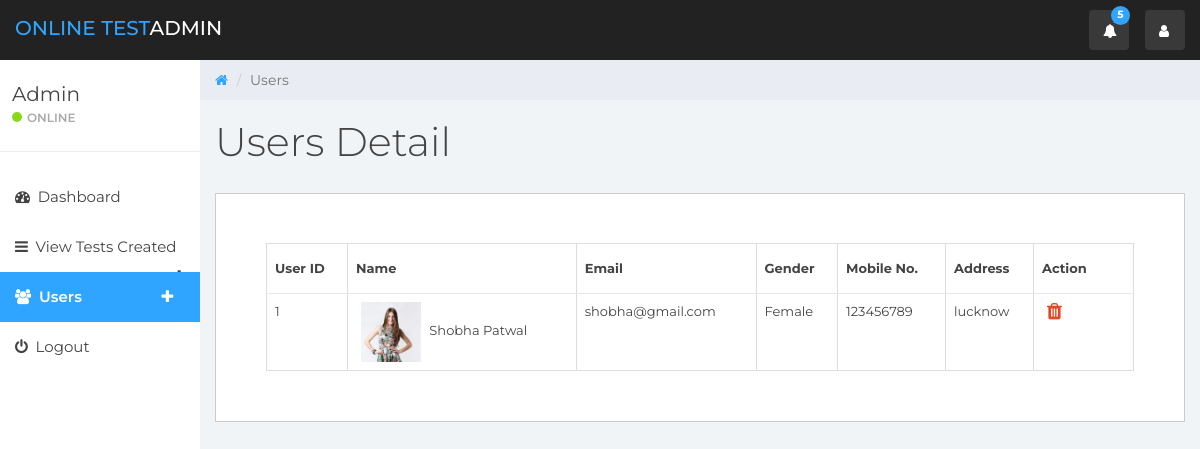
Page /admin/users.php (signed in) on the committed database.
### tables this page shows
CREATE TABLE `users` (
  `user_id` int(11) NOT NULL,
  `name` varchar(50) NOT NULL,
  `email` varchar(100) NOT NULL,
  `password` varchar(100) NOT NULL,
  `gender` varchar(6) NOT NULL,
  `mobile_no` varchar(20) NOT NULL,
  `address` text NOT NULL,
  `image` varchar(100) NOT NULL
);

### admin/users.php (the view, shortened to what this page needs)
<?php
include('header.php');
?>
	<?php include('sidebar.php'); ?>
	<div class="col-sm-9 col-sm-offset-3 col-lg-10 col-lg-offset-2 main">
		<div class="row">
			<ol class="breadcrumb">
				<li><a href="index.php">
					<em class="fa fa-home"></em>
				</a></li>
				<li class="active">Users</li>
			</ol>
		</div>
		<div class="row">
			<div class="col-lg-12">
				<h1 class="page-header">Users Detail</h1>
			</div>
		</div>
		<div class="content-box">
				<div class="content-box-content">
					<div class="table-responsive">
        				<div class="table-wrapper">
            				<div class="table-title"><br/>
            				</div>
            				<table class="table table-bordered">
                                <thead>
                                    <tr>
                                        <th>User ID</th>
                                        <th>Name</th>
                                        <th>Email</th>
                                        <th>Gender</th>
                                        <th>Mobile No.</th>
                                        <th>Address</th>
                                        <th>Action</th>
                                    </tr>
                                </thead>
                                <tbody>
                                <?php
                                $sql = "SELECT * FROM users";
                                $result = $conn->query($sql);
                                if ($result->num_rows > 0) {
                                    while ($row = $result->fetch_assoc()) {
                                ?>
                                <tr>
                                	<td><?php echo $row['user_id'];?></td>
                                    <td><a href="../images/<?php echo $row['image'];?>"><img width="60px" height="60px" src="../images/<?php echo $row['image'];?>" alt="image" /></a> <?php echo $row['name'];?></td>
                                    <td><?php echo $row['email'];?></td>
                                    <td><?php echo $row['gender'];?></td>
                                    <td><?php echo $row['mobile_no'];?></td>
                                    <td><?php echo $row['address'];?></td>
									<td>
				                        <a class="delete" href="deleteUser.php?action=remove&user_id=<?php echo $row["user_id"]; ?>" title="Delete User" data-toggle="tooltip" data-original-title="Delete"><i class="fa fa-trash"></i></a>
				                    </td>
                                </tr>
                                <?php
                                    }
                                }
                                ?>
                                </tbody>
                            </table>
				        </div>
    				</div>
				</div>
			</div>
	</div>
	<?php include('footer.php'); ?>

### admin/sidebar.php (shortened to what this page needs)
<?php
$url = $_SERVER['REQUEST_URI'];
$path = parse_url($url, PHP_URL_PATH);
$filename = basename($path);
$test_menu = array('tests.php', 'addTest.php', 'viewTest.php', 'addQuestion.php');
$user_menu = array('testResult.php', 'users.php');
?>
<div id="sidebar-collapse" class="col-sm-3 col-lg-2 sidebar">
	<div class="profile-sidebar">
		<div class="profile-usertitle">
			<div class="profile-usertitle-name">
				<?php
				$sql = "SELECT * FROM admin WHERE admin_id='".$_SESSION['admindata']['admin_id']."'";
				$result = $conn->query($sql);
				if ($result->num_rows > 0) {
					$row = $result->fetch_assoc();
                    echo ucfirst($row['name']);
                } ?>
                </div>
			<div class="profile-usertitle-status">
				<?php
				if (isset($_SESSION['admindata']['admin_email'])) : ?>
					<span class="indicator label-success"></span>Online
				<?php endif;?>
			</div>
		</div>
	</div>
	<ul class="nav menu">
		<li <?php if($filename == 'index.php'): ?>class="current"<?php endif; ?>><a href="index.php"><em class="fa fa-dashboard">&nbsp;</em> Dashboard</a></li>
		<li class="parent <?php if(in_array($filename,$test_menu)): ?>current<?php endif; ?>">
			<a data-toggle="collapse" href="#sub-item-1">
				<em class="fa fa-navicon">&nbsp;</em> View Tests Created<span data-toggle="collapse" href="#sub-item-1" class="icon pull-right"><em class="fa fa-plus"></em></span>
			</a>
		<li class="parent <?php if(in_array($filename,$user_menu)): ?>current<?php endif; ?>">
			<a data-toggle="collapse" href="#sub-item-2">
				<em class="fa fa-users">&nbsp;</em> Users<span data-toggle="collapse" href="#sub-item-1" class="icon pull-right"><em class="fa fa-plus"></em></span>
			</a>
		</li>		</li>
		<li><a href="logout.php"><em class="fa fa-power-off">&nbsp;</em> Logout</a></li>
	</ul>
</div>

### admin/css/styles.css (style rules this page uses)
body { background: #f1f4f7; padding-top: 60px; font-size: 14px; color: #444; font-family: Montserrat, "Helvetica Neue", Helvetica, Arial, sans-serif }
a, a:focus, a:hover { color: #30a5ff }
h1, h2, h3, h4, h5, h6 { color: #444 }
h1 { font-weight: 300; font-size: 40px }
.label-success { background-color: #8ad919 }
.sidebar { display: block; padding: 0; display: none; box-shadow: none; background: #fff }
.sidebar ul { margin: 20px 0 }
@media (min-width: 768px) { .sidebar { display: block; position: fixed; top: 60px; bottom: 0; left: 0; z-index: 1000; display: block; margin: 0; padding: 0; overflow-x: hidden; overflow-y: auto } }
.sidebar ul.nav li a { height: 50px; font-size: 15px; line-height: 2em; color: #444 }
.sidebar ul.nav li.current a { background-color: #30a5ff; color: #fff; font-weight: 600 }
.profile-sidebar { padding: 10px 0; border-bottom: 1px solid #e9ecf2 }
.indicator { width: 10px; height: 10px; display: inline-block; border-radius: 9999px; margin-right: 5px }
.profile-usertitle { float: left; text-align: left; margin: 10px 0 0 12px }
.profile-usertitle-name { font-size: 20px; margin-bottom: 0 }
.profile-usertitle-status { text-transform: uppercase; color: #aaa; font-size: 12px; font-weight: 600; margin-bottom: 15px }
.breadcrumb { border-radius: 0; padding: 10px 15px 10px 15px; background: #e9ecf2; margin: 0 }
h1.page-header { margin-top: 20px; border-bottom: 0 }
.table { background: #fff }
.table>thead>tr>th { border-bottom: 1px solid #e6e7e8; vertical-align: middle; height: 50px }
.content-box { border: 1px solid #ccc; margin: 0 0 40px 0; background: #fff }
.content-box-content { padding: 30px; font-size: 13px }
.content-box-content .table-wrapper { padding: 0 20px }
.content-box-content table.table th:last-child { width: 100px }
.content-box-content table.table td a { cursor: pointer; display: inline-block; margin: 0 5px; min-width: 24px }
.content-box-content table.table td a.delete { color: #e34724 }
.content-box-content table.table td i { font-size: 19px }

### rows in the picture
users: user_id "1", image (picture), name "Shobha Patwal", email "shobha@gmail.com", gender "Female", mobile_no "123456789", address "lucknow"

### other values in the picture
$row['name'] "Admin"
